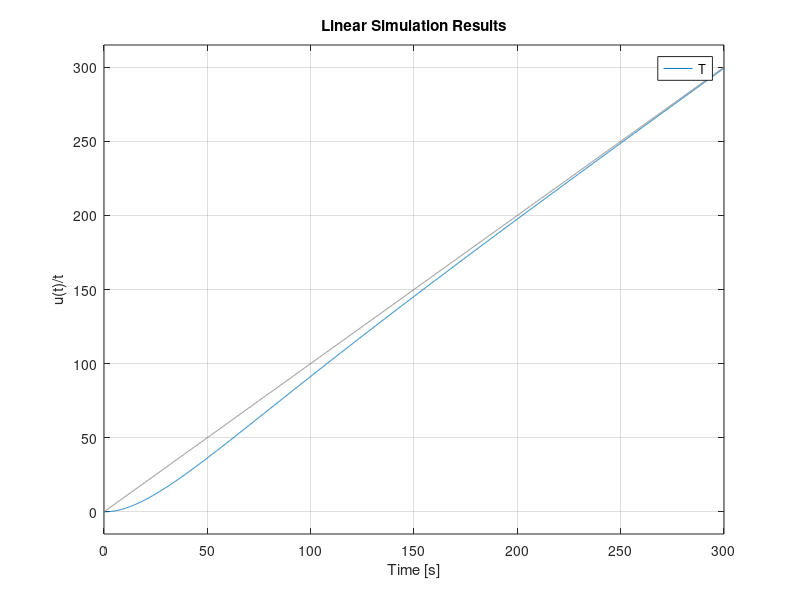

The MATLAB source for this figure:
g = zpk(-0.01,[0 0 -3 -6],161);
T = feedback(g,1);
pole(T)
k = 1;
t = 0:0.1:300;
u = 1*t;
g = zpk(-0.01,[0 0 -3 -6],k);
T = feedback(g,1);
lsim(T,u,t);
ylabel u(t)/t